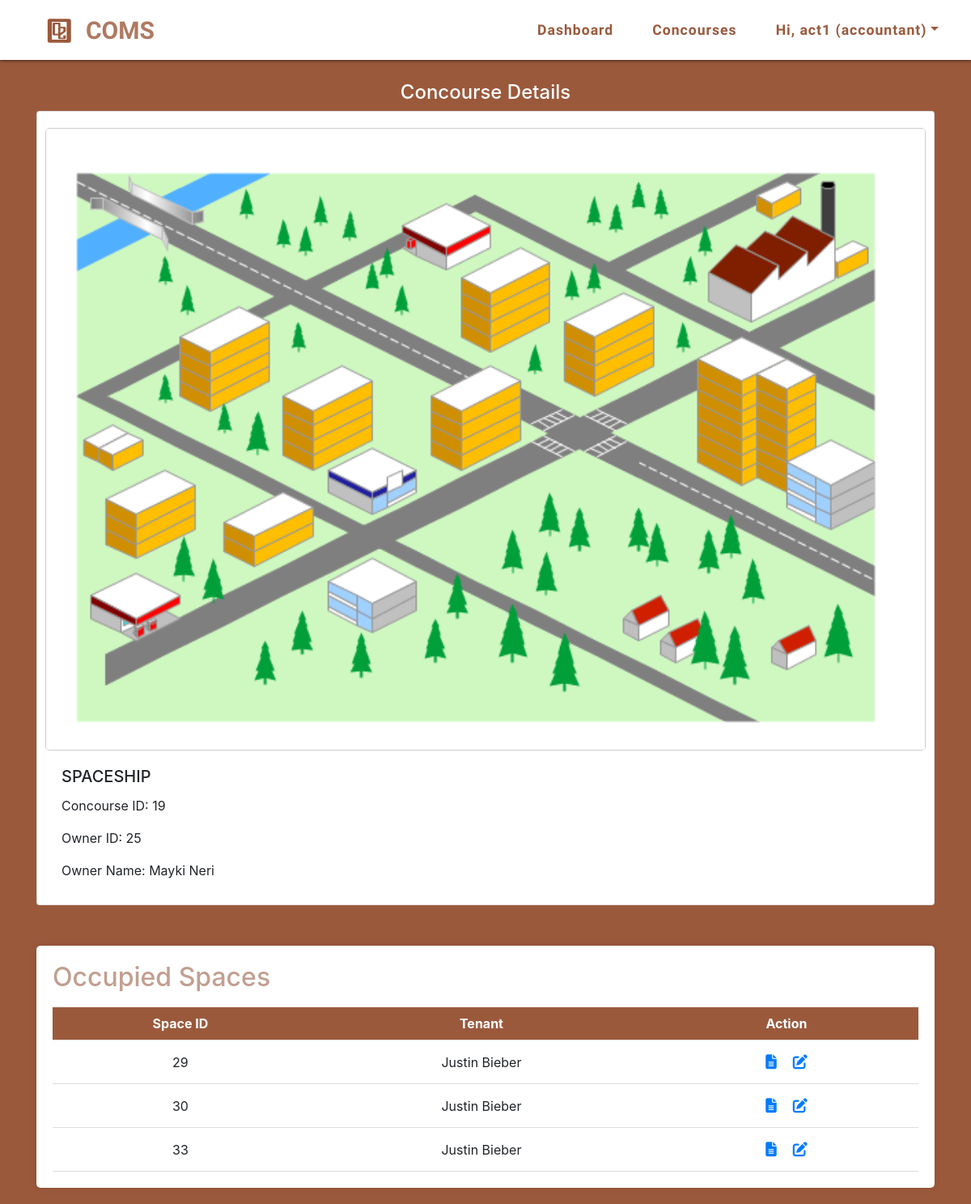
Screenshot of /view_concourse.php?concourse_id=19 (signed in) with the database file from the repository.
### tables this page shows
CREATE TABLE `concourse_verification` (
  `concourse_id` int(11) NOT NULL,
  `owner_id` int(11) NOT NULL,
  `owner_name` varchar(255) DEFAULT NULL,
  `concourse_name` varchar(255) NOT NULL,
  `concourse_address` varchar(255) NOT NULL,
  `concourse_map` varchar(255) NOT NULL,
  `concourse_image` varchar(255) NOT NULL,
  `spaces` int(11) NOT NULL,
  `concourse_total_area` int(11) NOT NULL,
  `created_at` timestamp NOT NULL DEFAULT current_timestamp() ON UPDATE current_timestamp(),
  `status` varchar(255) NOT NULL
);

CREATE TABLE `space` (
  `space_id` int(11) NOT NULL,
  `concourse_id` int(11) DEFAULT NULL,
  `space_img` varchar(255) NOT NULL,
  `space_name` varchar(255) DEFAULT NULL,
  `space_owner` varchar(50) NOT NULL,
  `space_oemail` varchar(50) NOT NULL,
  `status` enum('available','reserved','occupied') NOT NULL,
  `space_price` int(11) NOT NULL,
  `space_width` float DEFAULT NULL,
  `space_length` float DEFAULT NULL,
  `space_height` float DEFAULT NULL,
  `space_area` float GENERATED ALWAYS AS (`space_width` * `space_length`) STORED,
  `space_dimension` varchar(255) GENERATED ALWAYS AS (concat(`space_width`,' x ',`space_length`,' x ',`space_height`)) STORED,
  `space_tenant` varchar(255) NOT NULL,
  `space_bill` float DEFAULT NULL
);

### view_concourse.php (the view, shortened to what this page needs)
<?php
include('includes/header.php');
include('includes/nav.php');
?>
<?php
if (isset($_GET['concourse_id'])) {
    $concourseId = $_GET['concourse_id'];
    $concourseQuery = "SELECT * FROM concourse_verification WHERE concourse_id = '$concourseId'";
    $result = $con->query($concourseQuery);
    if ($result->num_rows > 0) {
        $concourseDetails = $result->fetch_assoc();
        ?>
        <div class="container" style="margin-top: 100px;">
            <h4 style="color:#fff; text-align:center">Concourse Details</h4>
            <div class="card" style="width: 100%; height: 100%; padding: 10px; margin: 0 auto;">
                <div class="image-container">
                    <?php
                    if (!empty($concourseDetails['concourse_image'])) {
                        echo '<img src="./uploads/featured-concourse/' . $concourseDetails['concourse_image'] . '" id="concourseImage" class="card-img-top" alt="Concourse Image" style="width:100%; height: auto;">';
                    } elseif (!empty($concourseDetails['concourse_map'])) {
                        echo '<img src="./uploads/' . $concourseDetails['concourse_map'] . '" id="concourseImage" class="card-img-top" alt="Concourse Map" style="width:100%; height: auto;">';
                    } else {
                        echo '<img src="path_to_placeholder_image.jpg" id="concourseImage" class="card-img-top" alt="Placeholder Image" style="width:100%; height: auto;">';
                    }
                    ?>
                </div>
                <div class="card-body">
                    <h5 class="card-title"><?php echo $concourseDetails['concourse_name']; ?></h5>
                    <p class="card-text">Concourse ID: <?php echo $concourseDetails['concourse_id']; ?></p>
                    <p class="card-text">Owner ID: <?php echo $concourseDetails['owner_id']; ?></p>
                    <p class="card-text">Owner Name: <?php echo $concourseDetails['owner_name']; ?></p>
                </div>
            </div>
            <section>
                <h2>Occupied Spaces</h2>
                <?php
                $occupiedSpacesQuery = "SELECT * FROM space WHERE concourse_id = '$concourseId' AND status = 'occupied'";
                $occupiedSpacesResult = $con->query($occupiedSpacesQuery);
                if ($occupiedSpacesResult->num_rows > 0) {
                    echo '<div class="table-responsive">';
                    echo '<table class="occupied-spaces-table">';
                    echo '<thead>';
                    echo '<tr>';
                    echo '<th>Space ID</th>';
                    echo '<th>Tenant</th>';
                    echo '<th>Action</th>';
                    echo '</tr>';
                    echo '</thead>';
                    echo '<tbody>';
                    while ($spaceRow = $occupiedSpacesResult->fetch_assoc()) {
                        echo '<tr class="space-row">';
                        echo '<td>' . $spaceRow['space_id'] . '</td>';
                        echo '<td>' . $spaceRow['space_tenant'] . '</td>';
                        echo '<td>';
                        echo '<button class="action-button" data-space-id="' . $spaceRow['space_id'] . '" onclick="openCreateBillModal(this)"><i class="fas fa-file-alt"></i></button>';
                        echo '<button class="action-button" data-space-id="' . $spaceRow['space_id'] . '" onclick="openUpdateBillModal(this)"><i class="fas fa-edit"></i></button>';
                        echo '</td>';
                        echo '</tr>';
                    }
                    echo '</tbody>';
                    echo '</table>';
                    echo '</div>';
                } else {
                    echo '<p>No occupied spaces found.</p>';
                }
                ?>
            </section>
        </div>
        <?php
    } else {
        echo '<div class="container">';
        echo '<div class="content">';
        echo 'Concourse not found.';
        echo '</div>';
        echo '</div>';
    }
} else {
    echo '<div class="container">';
    echo '<div class="content">';
    echo 'Invalid request. Please provide a concourse_id.';
    echo '</div>';
    echo '</div>';
}
?>
<?php include('includes/footer.php'); ?>

### assets/css/style.css (style rules this page uses)
:root { --bg-color: #ecedf0; --main-color: #c3423f; --secondary-color: #29335c; --white: #ffffff; --black: #000000; --gray: rgba(0, 0, 0, 0.5); }
* { box-sizing: border-box; margin: 0; padding: 0; }
img { max-width: 100%; display: inline-block; }
button { border: none; overflow: visible; }
button { background-color: #007bff; color: #fff; border: none; padding: 5px 10px; border-radius: 3px; cursor: pointer; }
#concourseImage { width: 200px; height: 200px; border: 1px solid #ccc; border-radius: 5px; margin-top: 10px; }

### includes/header.php (style rules this page uses)
body { background-color: #9b593c; }

### view_concourse.php (style rules this page uses)
section { max-width: 100%; margin: 20px auto; background-color: #fff; padding: 20px; margin-top: 50px; border-radius: 5px; box-shadow: 0 0 10px rgba(0, 0, 0, 0.1); position: relative; }
h2, h3 { color: #c19f90; }
table { width: 100%; border-collapse: collapse; margin-top: 20px; }
th, td { padding: 12px; text-align: center; border-bottom: 1px solid #ddd; }
th { background-color: #9b593c; color: white; }
.occupied-spaces-table { width: 100%; border-collapse: collapse; margin-top: 10px; }
.occupied-spaces-table th, .occupied-spaces-table td { padding: 8px; text-align: center; border-bottom: 1px solid #ddd; }
.occupied-spaces-table th { background-color: #9b593c; color: white; }
.space-row { cursor: pointer; }
.action-button { background: none; border: none; cursor: pointer; font-size: 18px; color: #007bff; }

### rows the page displays
concourse_verification: concourse_map (picture), concourse_name "SPACESHIP", concourse_id "19", owner "25", owner_name "Mayki Neri"
space: space_id "29", space_tenant "Justin Bieber"
space: space_id "30", space_tenant "Justin Bieber"
space: space_id "33", space_tenant "Justin Bieber"

### other values shown
$_SESSION['acusername'] "act1"
$_SESSION['actype'] "accountant"
